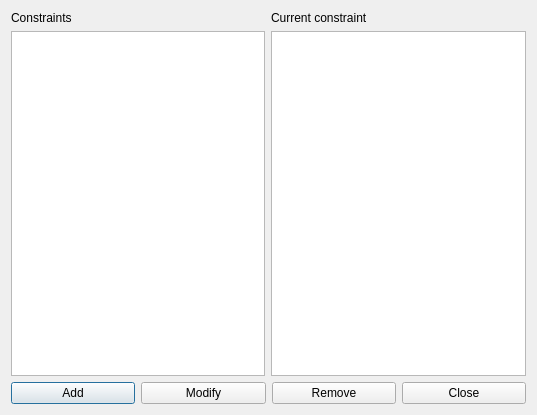
<?xml version="1.0" encoding="UTF-8"?>
<ui version="4.0">
 <class>ConstraintTeachersMinDaysPerWeekForm_template</class>
 <widget class="QDialog" name="ConstraintTeachersMinDaysPerWeekForm_template">
  <property name="geometry">
   <rect>
    <x>0</x>
    <y>0</y>
    <width>537</width>
    <height>415</height>
   </rect>
  </property>
  <property name="windowTitle">
   <string extracomment="This is the title of the dialog in which you see the list of all constraints of this type">Constraints teachers min days per week</string>
  </property>
  <layout class="QGridLayout" name="gridLayout">
   <item row="0" column="0">
    <layout class="QVBoxLayout" name="verticalLayout">
     <item>
      <widget class="QLabel" name="constraintsTextLabel">
       <property name="frameShape">
        <enum>QFrame::NoFrame</enum>
       </property>
       <property name="frameShadow">
        <enum>QFrame::Plain</enum>
       </property>
       <property name="text">
        <string>Constraints</string>
       </property>
       <property name="wordWrap">
        <bool>false</bool>
       </property>
      </widget>
     </item>
     <item>
      <widget class="QListWidget" name="constraintsListWidget"/>
     </item>
    </layout>
   </item>
   <item row="0" column="1">
    <layout class="QVBoxLayout" name="verticalLayout_2">
     <item>
      <widget class="QLabel" name="currentConstraintTextLabel">
       <property name="text">
        <string>Current constraint</string>
       </property>
       <property name="wordWrap">
        <bool>false</bool>
       </property>
      </widget>
     </item>
     <item>
      <widget class="QPlainTextEdit" name="currentConstraintTextEdit"/>
     </item>
    </layout>
   </item>
   <item row="1" column="0" colspan="2">
    <layout class="QHBoxLayout" name="horizontalLayout">
     <item>
      <widget class="QPushButton" name="addConstraintPushButton">
       <property name="text">
        <string>Add</string>
       </property>
      </widget>
     </item>
     <item>
      <widget class="QPushButton" name="modifyConstraintPushButton">
       <property name="text">
        <string>Modify</string>
       </property>
      </widget>
     </item>
     <item>
      <widget class="QPushButton" name="removeConstraintPushButton">
       <property name="text">
        <string>Remove</string>
       </property>
      </widget>
     </item>
     <item>
      <widget class="QPushButton" name="closePushButton">
       <property name="text">
        <string>Close</string>
       </property>
      </widget>
     </item>
    </layout>
   </item>
  </layout>
 </widget>
 <layoutdefault spacing="6" margin="11"/>
 <resources/>
 <connections/>
</ui>
